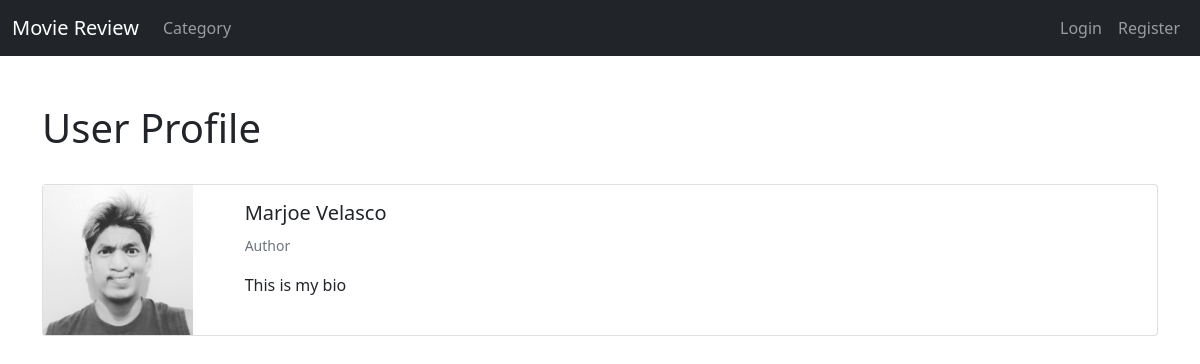
/members/1/profile/, run on the app's committed database.
### blog/models.py (models this page shows, shortened)
class Profile(models.Model):
    user = models.OneToOneField(User, null=True, on_delete=models.CASCADE)
    bio = models.TextField()
    profile_pic = models.ImageField(null=True, blank=True, upload_to="images/profile/")

### members/views.py (the view)
# urls.py: url(r'^(?P<pk>\d+)/profile/$', ShowProfilePageView.as_view(), name='show-profile-page'),
class ShowProfilePageView(DetailView):
    model = Profile
    template_name = 'registration/user_profile.html'
    def get_context_data(self, *args, **kwargs):
        users = Profile.objects.all()
        context = super(ShowProfilePageView,self).get_context_data(*args, **kwargs)
        page_user = get_object_or_404(Profile, id=self.kwargs['pk'])
        context["page_user"] = page_user
        return context

### members/templates/registration/user_profile.html (shortened to what this page needs)
{% extends 'base.html' %}
{% load static %}
{% block content %}
<div class="container">
    <br><br>
<h1>User Profile</h1>
<br>
<div class="card mb-3">
    <div class="row g-0">
    <div class="col-md-2">
        {% if page_user.profile_pic %}
        <img src="{{page_user.profile_pic.url}}" width="150" height="150">
        {% else %}
        <img src="{% static 'blog/images/avatar.png' %}" width="150" height="150">
        {% endif %}
    </div>
    <div class="col-md-8">
        <div class="card-body">
        <h5 class="card-title">{{ page_user.user.first_name}} {{ page_user.user.last_name}}</h5>
        <p class="card-text"><small class="small text-muted">Author</small></p>
        <p class="card-text">{{page_user.bio}}</p>
        </div>
    </div>
    </div>
</div>
</div>
{% endblock %}

### data on the page
Profile: profile_pic (picture), user.first_name "Marjoe", user.last_name "Velasco", bio "This is my bio"
